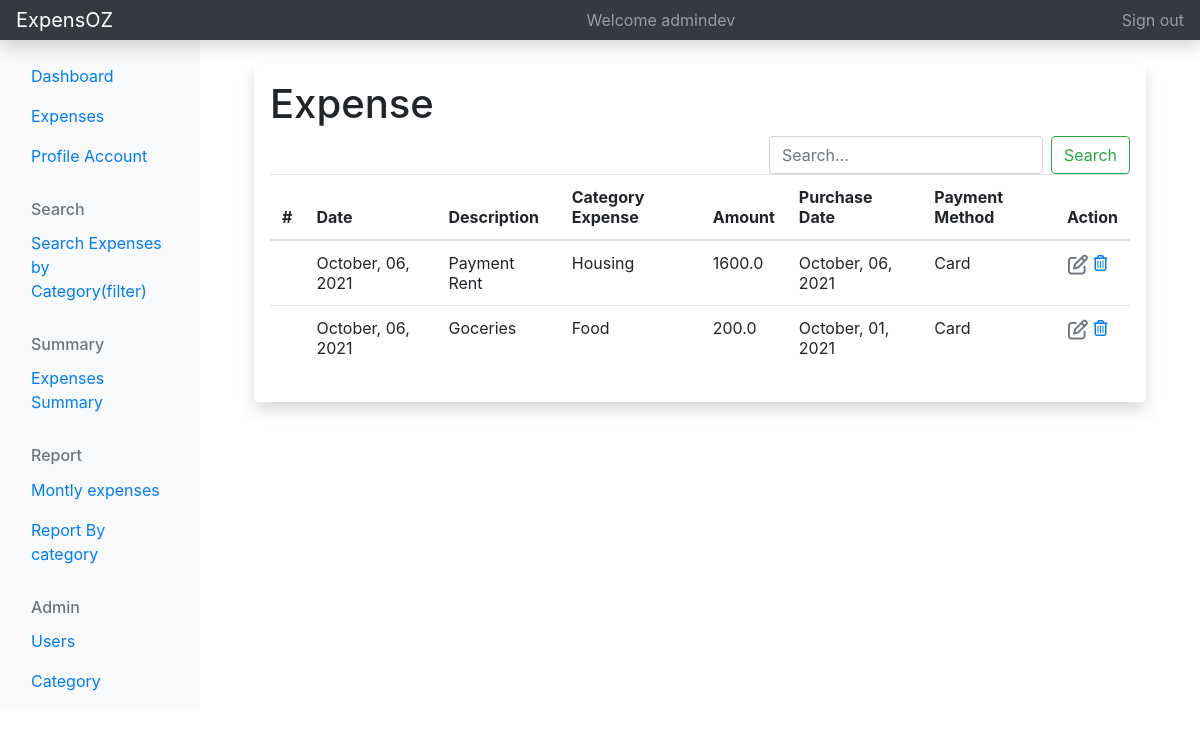
Screenshot of /expense/list/ (signed in) with the database file from the repository.
### expense/models.py (models this page shows, shortened)
class Expense(models.Model):
    description=models.CharField(max_length=200)
    amount= models.FloatField()
    category = models.ForeignKey(Category, on_delete=models.CASCADE)
    payment = models.ForeignKey(Payment, on_delete=models.CASCADE,null=True)
    payment_date= models.DateTimeField(default=now)
    created_on= models.DateTimeField(auto_now_add=True)
    last_modified= models.DateTimeField(auto_now=True)
    author = models.ForeignKey(User, default=True, on_delete=models.CASCADE)
    class Meta:
        ordering = ['-created_on']

class Category(models.Model):
    name=models.CharField(max_length=200)
    class Meta:
        verbose_name_plural = 'categories'
    def __str__(self):
        return self.name

class Payment(models.Model):
    name=models.CharField(max_length=10)
    class Meta:
        verbose_name_plural = 'payments'
    def __str__(self):
        return self.name

### expense/views.py (the view)
# urls.py: path('list/', ExpenseListView.as_view(),name="expense-list"),
class ExpenseListView(ListView):
	model = Expense
	template_name = 'expense/expense_list.html'
	context_object_name = 'expenses'
	ordering = ['-created_on']

### expense/templates/expense/expense_list.html (shortened to what this page needs)
{% extends 'expense/base.html'%}
{% load crispy_forms_tags %}
{% block content %}
<link rel="stylesheet" href=" https://cdnjs.cloudflare.com/ajax/libs/font-awesome/6.0.0-beta2/css/all.min.css">
<div class="container mt-4">
<div class="container">
  <div class="shadow p-3 mb-5 bg-white rounded">
<h1 class="page-header">Expense</h1>
<form class="form-inline my-2  my-lg-0" method='GET' action="{% url 'search' %}">
    <input class="form-control mr-sm-2" type="search" placeholder="Search..." aria-label="Search" name='search'/>
    <button class="btn btn-outline-success my-2 my-sm-0" type="submit">Search</button>
  </form>
<table class="table">
  <thead>
      <tr>
        <th scope="col">#</th>
          <th scope="col">Date</th>
          <th scope="col">Description</th>
          <th scope="col">Category Expense</th>
          <th scope="col">Amount</th>
          <th scope="col">Purchase Date</th>
          <th scope="col">Payment Method</th>
          <th scope="col">Action</th>
      </tr>
  </thead>
  <tbody>
    {% for expense in expenses %}
    <tr>
        <td> </td>
      <td> {{expense.created_on|date:"F, d, Y" }}</td>
      <td>   {{expense.description}}</td>
      <td>   {{expense.category}}</td>
        <td>   {{expense.amount}}</td>
          <td>   {{expense.payment_date|date:"F, d, Y"}}</td>
            <td>   {{expense.payment}}</td>
          <td>
            <a href="{% url 'expense-update' expense.id %}" class="btn text-secondary px-0">  <i class="far fa-edit fa-lg"></i></a>
            <a class="delete" title="Delete" data-toggle="tooltip" href="{% url 'expense-delete' expense.id %}"><i class="far fa-trash-alt"></i></a>
          </td>
    </tr>
  {% endfor%}
  </tbody>
</table>
</div>
</div>
</div>
{% endblock %}

### expense/templates/expense/base.html (shortened to what this page needs)
<html lang="en">
  <head>
    <link rel="stylesheet"  href="https://cdn.jsdelivr.net/npm/bootstrap@4.6.0/dist/css/bootstrap.min.css">
  <link rel="stylesheet" href=" https://cdnjs.cloudflare.com/ajax/libs/font-awesome/6.0.0-beta2/css/all.min.css">
  <link rel="stylesheet" href=" https://cdnjs.cloudflare.com/ajax/libs/font-awesome/6.0.0-beta2/css/all.min.css">
  </head>
  <body>
<header class="navbar navbar-dark sticky-top bg-dark flex-md-nowrap p-0 shadow">
  <a class="navbar-brand col-md-3 col-lg-2 me-0 px-3" href="#">ExpensOZ</a>
  <div class="navbar-nav">
    <div class="nav-item text-nowrap">
      <a class="nav-link px-3">Welcome {{user}}</a>
    </div>
  </div>
  <div class="navbar-nav">
    <div class="nav-item text-nowrap">
      <a class="nav-link px-3" href="{% url 'logout'%}">Sign out</a>
    </div>
  </div>
</header>
<div class="container-fluid">
  <div class="row">
  {%  include 'partials/_sidebar.html' %}
    <main class="col-md-9 ms-sm-auto col-lg-10 px-md-4">
      {% block content %}
      {% endblock  %}
    </main>
  </div>
</div>
  </body>
</html>

### expense/templates/expense/expense_list.html (style rules this page uses)
.form-inline { float:right }

### rows the page displays
Expense: created_on "October, 06, 2021", description "Payment Rent", category "Housing", amount "1600.0", payment_date "October, 06, 2021", payment "Card"
Expense: created_on "October, 06, 2021", description "Goceries", category "Food", amount "200.0", payment_date "October, 01, 2021", payment "Card"

### other values shown
{{ user }} "admindev"
